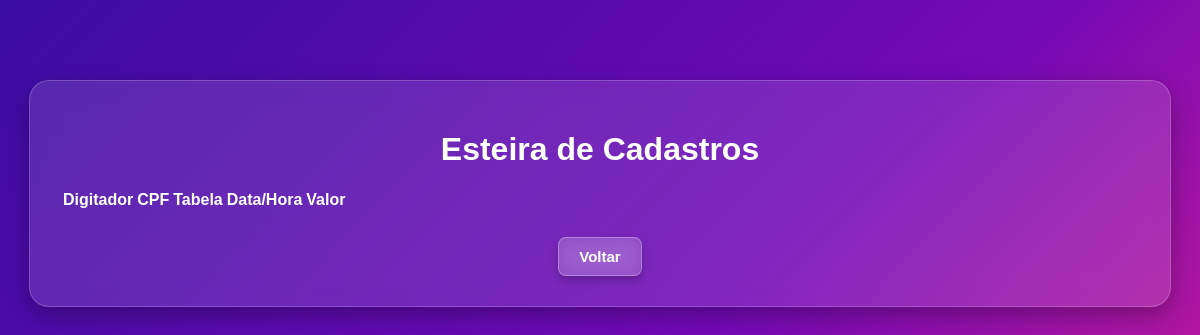
Before: /esteira (signed in) with the older database file.
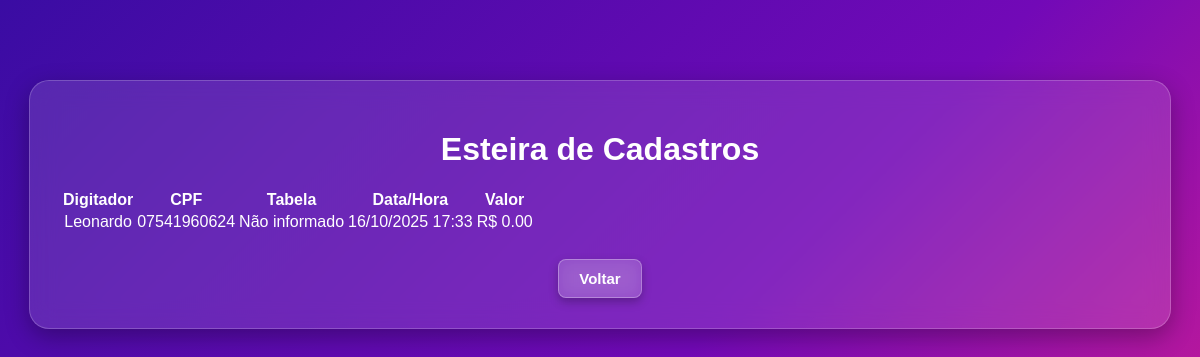
After: the same page with the newer database file.
### tables this page shows
CREATE TABLE esteira (
                id INTEGER PRIMARY KEY AUTOINCREMENT,
                digitador TEXT NOT NULL,
                cpf TEXT NOT NULL,
                bancarizadora TEXT,
                data_hora TEXT,
                valor_contrato REAL
            );

### app.py (the view, shortened to what this page needs)
@app.route("/esteira")
def esteira():
    if "user" not in session:
        return redirect(url_for("login"))
    conn = get_conn()
    c = conn.cursor()
    if isinstance(conn, sqlite3.Connection):
        c.execute("""
            CREATE TABLE IF NOT EXISTS esteira (
                id INTEGER PRIMARY KEY AUTOINCREMENT,
                digitador TEXT NOT NULL,
                cpf TEXT NOT NULL,
                bancarizadora TEXT,
                data_hora TEXT,
                valor_contrato REAL
            )
        """)
        c.execute("SELECT digitador, cpf, bancarizadora, data_hora, valor_contrato FROM esteira ORDER BY id DESC")
    registros = c.fetchall()
    conn.close()
    return render_template("esteira.html", registros=registros)

### app.py (called while the page is built)
def get_conn():
    if DATABASE_URL and psycopg:
        return psycopg.connect(DATABASE_URL)
    return sqlite3.connect(DB_FILE, check_same_thread=False)

@app.before_request
def ensure_db():
    if not hasattr(app, "_db_initialized"):
        try:
            init_db()
            print("✅ Banco inicializado (uma única vez)")
        except Exception as e:
            print(f"⚠️ Erro ao inicializar banco: {e}")
        app._db_initialized = True

### templates/esteira.html (shortened to what this page needs)
<!DOCTYPE html>
<html lang="pt-BR">
<head>
  <link rel="stylesheet" href="/static/style.css">
  <link rel="stylesheet" href="https://cdn.datatables.net/1.13.6/css/jquery.dataTables.min.css">
</head>
<body>
  <div class="container">
    <h1>Esteira de Cadastros</h1>
    <table id="tabelaEsteira" class="display">
      <thead>
        <tr>
          <th>Digitador</th>
          <th>CPF</th>
          <th>Tabela</th>
          <th>Data/Hora</th>
          <th>Valor</th>
        </tr>
      </thead>
      <tbody>
        {% for e in registros %}
        <tr>
          <td>{{ e[0] }}</td>
          <td>{{ e[1] }}</td>
          <td>{{ e[2] }}</td>
          <td>{{ e[3] }}</td>
          <td>R$ {{ "%.2f"|format(e[4]) }}</td>
        </tr>
        {% endfor %}
      </tbody>
    </table>
    <a href="/index" class="btn-voltar">Voltar</a>
  </div>
</body>
</html>

### static/style.css (style rules this page uses)
:root { --gradiente-inicio: #f0a400; --gradiente-fim: #2b005c; --cor-texto: #fff; --bg-container: rgba(255, 255, 255, 0.12); --bg-input: rgba(255, 255, 255, 0.15); }
body, html { font-family: 'Poppins', Tahoma, Geneva, Verdana, sans-serif; background: linear-gradient(270deg, var(--gradiente-inicio), var(--gradiente-fim), #41007e); background-size: 600% 600%; animation: fundoAnimado 25s ease infinite; margin: 0; padding: 0; min-height: 100vh; color: var(--cor-texto); }
body { display: flex; justify-content: center; align-items: flex-start; padding-top: 100px; }
.container { max-width: 600px; width: 90%; padding: 40px; margin: 40px auto; border-radius: 20px; background: var(--bg-container); backdrop-filter: blur(12px) saturate(180%); -webkit-backdrop-filter: blur(12px) saturate(180%); border: 1px solid rgba(255, 255, 255, 0.2); box-shadow: 8px 8px 16px rgba(0, 0, 0, 0.25), -8px -8px 16px rgba(255, 255, 255, 0.1); color: var(--cor-texto); animation: fadeIn 0.6s ease-in-out; text-align: center; }
h1 { font-size: 45px; margin: 20px 0 30px; font-family: 'Creepster', sans-serif; color: var(--cor-texto); }
.btn-voltar { margin-top: 20px; display: inline-block; padding: 10px 20px; border-radius: 8px; background: rgba(255, 255, 255, 0.15); border: 1px solid rgba(255, 255, 255, 0.3); backdrop-filter: blur(8px) saturate(180%); -webkit-backdrop-filter: blur(8px) saturate(180%); color: #fff; font-size: 15px; font-weight: bold; text-decoration: none; transition: all 0.3s ease; box-shadow: 0 4px 10px rgba(0,0,0,0.25); }

### templates/esteira.html (style rules this page uses)
body { background: linear-gradient(135deg, #3a0ca3, #7209b7, #f72585); font-family: 'Poppins', sans-serif; color: #fff; display: flex; justify-content: center; align-items: flex-start; min-height: 100vh; margin: 0; padding: 40px 0; }
.container { width: 90%; max-width: 1100px; background: rgba(255, 255, 255, 0.12); backdrop-filter: blur(12px); padding: 30px; border-radius: 20px; box-shadow: 0 8px 25px rgba(0, 0, 0, 0.3); text-align: center; overflow: hidden; }
h1 { font-size: 32px; margin-bottom: 20px; font-weight: bold; }
.btn-voltar { margin-top: 25px; display: inline-block; padding: 10px 20px; border-radius: 8px; background: rgba(255, 255, 255, 0.15); border: 1px solid rgba(255, 255, 255, 0.3); color: #fff; font-size: 15px; font-weight: bold; text-decoration: none; transition: all 0.3s ease; }

Changed rows visible on the page:
added esteira: digitador "Leonardo", cpf "07541960624", bancarizadora "Não informado", data_hora "16/10/2025 17:33", valor_contrato "0.00"
